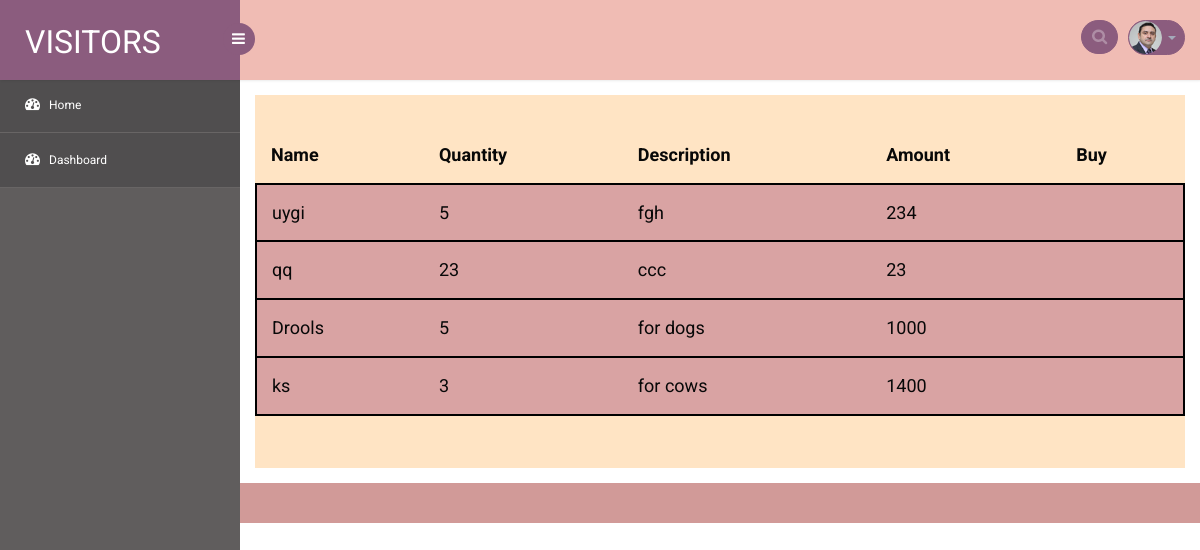
The app's page /view_food_products with its own data.
### animal/models.py (models this page shows, shortened)
class FoodProducts(models.Model):
    user=models.ForeignKey(User,on_delete=models.CASCADE,null=True,blank=True)
    food_name=models.CharField(max_length=50)
    quantity=models.IntegerField()
    description=models.TextField()
    place=models.CharField(max_length=50,null=True,blank=True)
    amount=models.IntegerField()
    available=models.BooleanField(default=True)

### animal/views.py (the view)
# urls.py: path('view_food_products',views.view_food_products,name='view_food_products'),
def view_food_products(request):
    food_products=FoodProducts.objects.all().order_by('-id')
    return render(request,'view_food_products.html',{'food_products':food_products})

### animal/templates/view_food_products.html (shortened to what this page needs)
{% extends 'dashboard.html' %}
{% block content %}
<div class="table-responsive table-shadow" style="background-color: bisque;padding-top: 2em;padding-bottom: 2em;">
    {% if food_products %}
    <center>
    <table class="table" style="font-size: 20px;color: black;">
          <thead>
            <tr>
              <th scope="col"> Name</th>
              <th scope="col" style="padding-left: 1em;">Quantity</th>
              <th scope="col" style="padding-left:1em">Description</th>
              <th scope="col" style="padding-left:1em">Amount</th>
              <th scope="col" style="padding-left:1em">Buy</th>
            </tr>
          </thead>
          <tbody style="margin-top: 1em;">
              {% for i in food_products %}
            <tr style="background-color: #d9a3a3;margin-top: 2em;padding-bottom: 2em;border:2px solid black;" >
                <td>{{ i.food_name}}</td>
              <td style="padding-left: 1em;">{{ i.quantity}}</td>
              <td style="padding-left: 1em;">{{ i.description}}</td>
              <td style="padding-left: 1em;">{{ i.amount}}</td>
              <td style="padding-left: 1em;"><form><script src="https://checkout.razorpay.com/v1/payment-button.js" data-payment_button_id="pl_JyLewSXGRTrWFb" async> </script> </form></td>
            </tr>
            {% endfor %}
          </tbody>
    </table>
</center>
    {% else %}
    <span>No Doctors can be found...</span>
    {% endif %}
</div>
{% endblock %}

### animal/static/css1/style.css (style rules this page uses)
html, body { font-family: 'Roboto', sans-serif; font-size: 100%; overflow-x: hidden; background: url(../images/bg.jpg) no-repeat 0px 0px; background-size:cover; }
.table>thead>tr>th { border-bottom: 1px solid #e1ab91 ! important; }
.table>tbody>tr>td, .table>tbody>tr>th, .table>tfoot>tr>td, .table>tfoot>tr>th, .table>thead>tr>td, .table>thead>tr>th { border-bottom: 1px solid #e9e9e9 ! important; }
.table > thead > tr > th, .table > tbody > tr > th, .table > tfoot > tr > th, .table > thead > tr > td, .table > tbody > tr > td, .table > tfoot > tr > td { border-top: none !important; }
.table td, .table>tbody>tr>td, .table>tbody>tr>th, .table>tfoot>tr>td, .table>tfoot>tr>th, .table>thead>tr>td, .table>thead>tr>th { padding: 15px!important; }
.table > thead > tr > th, .table > tbody > tr > th, .table > tfoot > tr > th, .table > thead > tr > td, .table > tbody > tr > td, .table > tfoot > tr > td { font-size: 0.9em; color: rgb(8, 8, 8); border-top: none !important; }

### records on screen
FoodProducts: food_name "uygi", quantity "5", description "fgh", amount "234"
FoodProducts: food_name "qq", quantity "23", description "ccc", amount "23"
FoodProducts: food_name "Drools", quantity "5", description "for dogs", amount "1000"
FoodProducts: food_name "ks", quantity "3", description "for cows", amount "1400"
